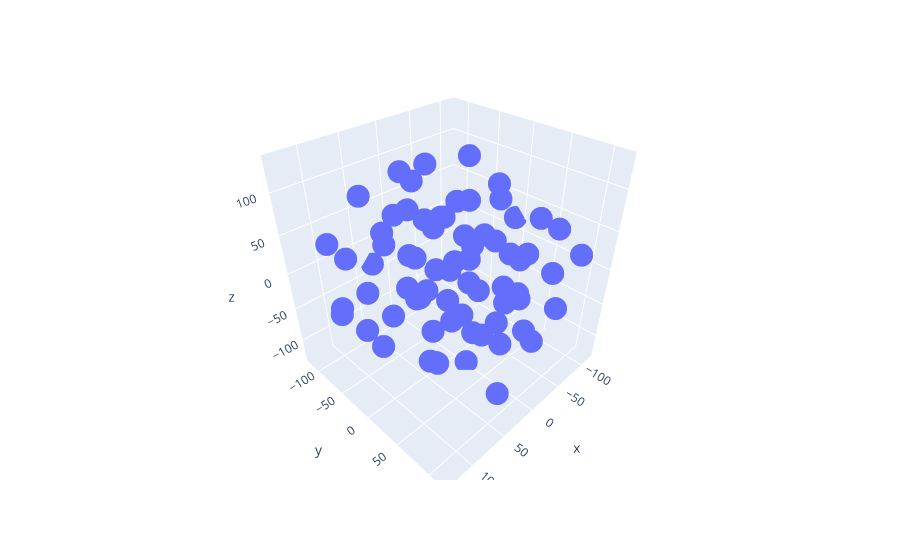

The notebook cell saved with this chart:
### Code cell
fig = px.scatter_3d(
    x=TSNE_emb[:,0],
    y=TSNE_emb[:,1],
    z=TSNE_emb[:,2]
    )
fig.show()
